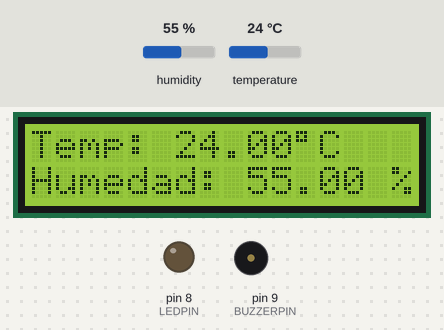
Simulated run of this sketch. Board: Arduino Uno, built with avr-gcc and run on an emulated ATmega328P. Parts: 16×2 character LCD, output pins drawn as LEDs (lit = HIGH), buzzer (waves = sounding, pin HIGH). Inputs (shaded band) come from the test bench; at power-on: temperature 24 °C, humidity 55 %.

Above: at 3.2 s.
3.3 s: temperature set to 29.3 °C
At 5.3 s:
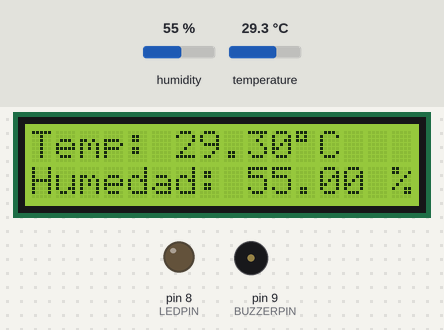
6.0 s: temperature set to 30.6 °C
At 7.2 s:
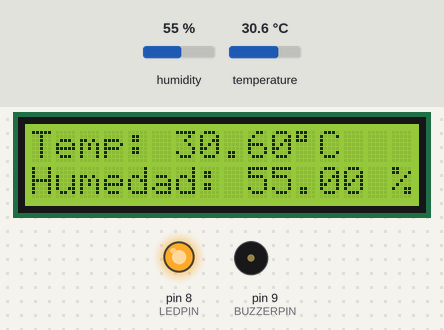
8.7 s: temperature set to 34.5 °C
At 11.0 s:
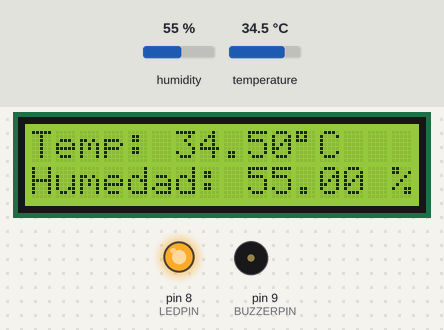
11.6 s: temperature set to 35.6 °C
At 13.0 s:
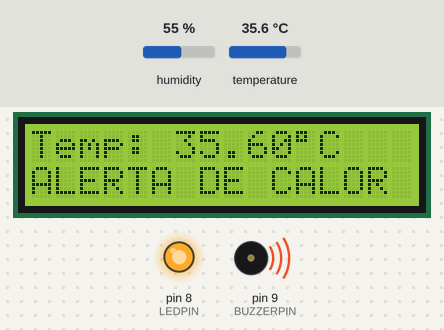
Timing chart, 0 to 14.6 s (numbered marks = the images above; inputs shaded):
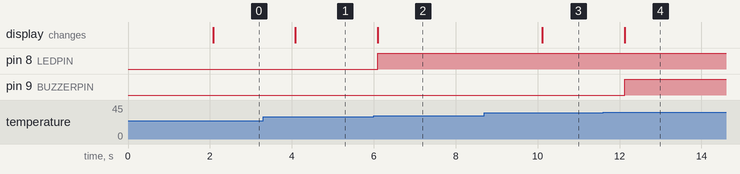

The sketch:

sketch.ino
```cpp
#include <DHT.h>
#include <LiquidCrystal.h>

// Sensor
#define DHTPIN 7
#define DHTTYPE DHT22
DHT dht(DHTPIN, DHTTYPE);

// LCD
LiquidCrystal lcd(12, 11, 5, 4, 3, 2);

// Actuadores
#define LEDPIN 8
#define BUZZERPIN 9

void setup() {
  lcd.begin(16, 2);
  dht.begin();
  pinMode(LEDPIN, OUTPUT);
  pinMode(BUZZERPIN, OUTPUT);
  lcd.print("Estacion Clima");
  delay(2000);
  lcd.clear();
}

void loop() {
  float h = dht.readHumidity();
  float t = dht.readTemperature();

  if (isnan(h) || isnan(t)) {
    lcd.setCursor(0, 0);
    lcd.print("Error sensor");
    return;
  }

  // Mostrar temperatura y humedad
  lcd.setCursor(0, 0);
  lcd.print("Temp: ");
  lcd.print(t);
  lcd.print((char)223);
  lcd.print("C");

  lcd.setCursor(0, 1);
  lcd.print("Humedad: ");
  lcd.print(h);
  lcd.print(" % ");

  // Control LED
  if (t > 30) {
    digitalWrite(LEDPIN, HIGH);
  } else {
    digitalWrite(LEDPIN, LOW);
  }

  // Alerta de calor con buzzer
  if (t > 35) {
    digitalWrite(BUZZERPIN, HIGH);
    lcd.setCursor(0, 1);
    lcd.print("ALERTA DE CALOR ");
  } else {
    digitalWrite(BUZZERPIN, LOW);
  }

  delay(2000);
}
```

Measured:
- the behaviour switches between 30 and 30.1 °C on temperature (found by bisection; images 1 and 2)
- the behaviour switches between 35 and 35.1 °C on temperature (found by bisection; images 3 and 4)
- after the input at 3.3 s, the display: changes after 0.79 s (image 1)
- after the input at 6.0 s, pin 8 (LEDPIN): LOW → HIGH after 0.10 s; the display: changes after 0.10 s (image 2)
- after the input at 8.7 s, the display: changes after 1.4 s (image 3)
- after the input at 11.6 s, pin 9 (BUZZERPIN): LOW → HIGH after 0.53 s; the display: changes after 0.53 s (image 4)
